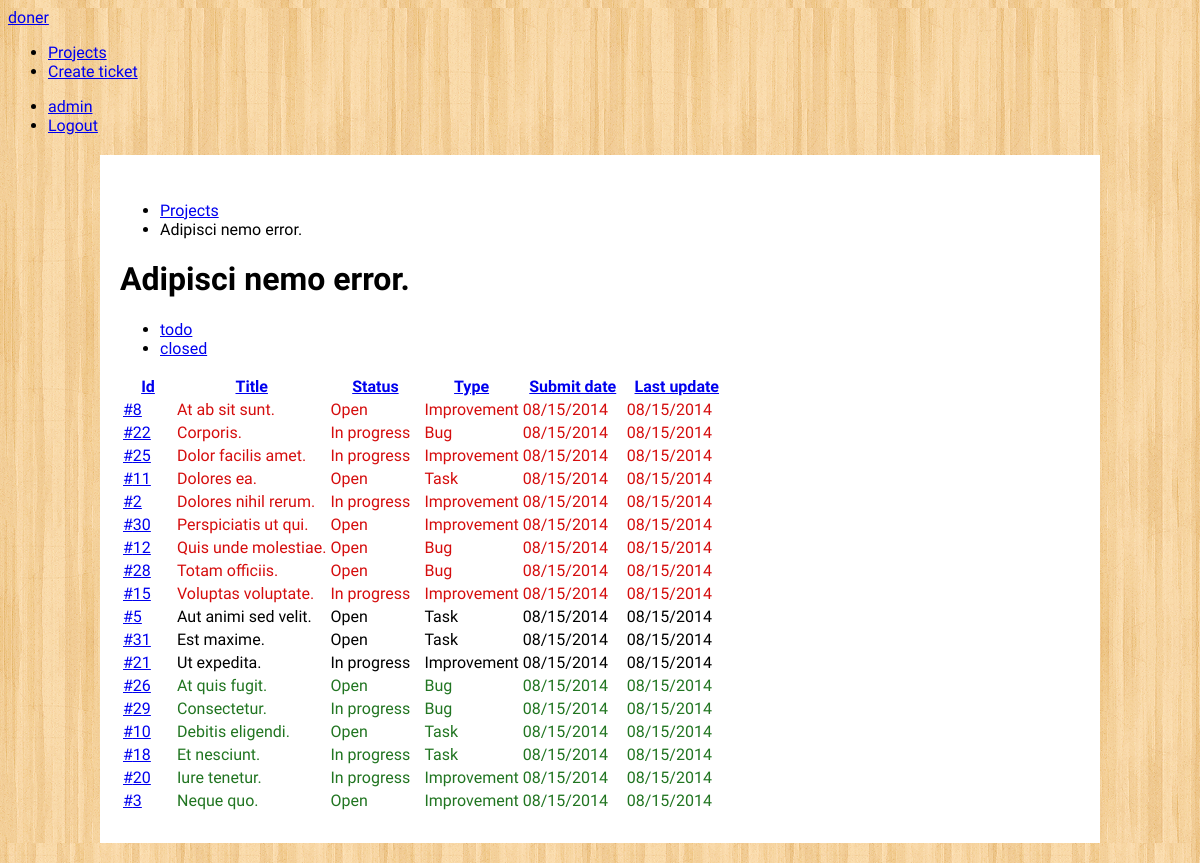
Before: /project/6/ (signed in) with the older database file.
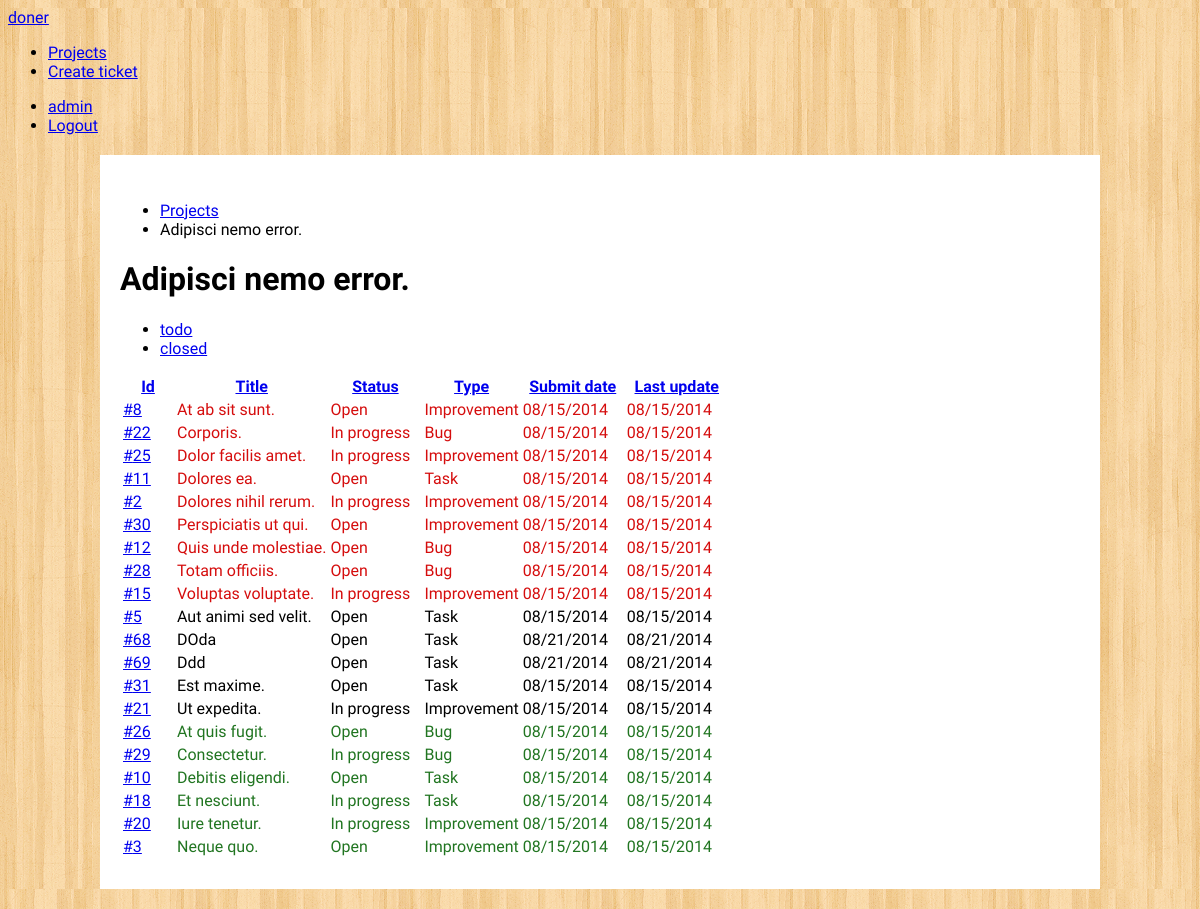
After: the same page with the newer database file.
### project/models.py (models this page shows, shortened)
class Project(models.Model):
    name = models.CharField(verbose_name=_('Name'), max_length=50)
    description = models.CharField(verbose_name=_('Description'), max_length=250, blank=True)
    is_private = models.BooleanField(verbose_name=_('Private'), default=False)
    created_date = models.DateTimeField(verbose_name=_('Created date'), auto_now_add=True)
    last_active = models.DateTimeField(auto_now_add=True)
    members = models.ManyToManyField(settings.AUTH_USER_MODEL, null=True, blank=True, related_name='project_members')
    members_number = models.IntegerField(default=0, editable=False)
    have_milestones = models.BooleanField(default=False, editable=False)
    class Meta:
        verbose_name = _('Project')
        verbose_name_plural = _('Projects')
        ordering = ('name',)
    def __unicode__(self):
        return u'%s' % self.name
    def get_absolute_url(self):
        return reverse('project', kwargs={'pk': self.pk})

class Ticket(models.Model):
    project = models.ForeignKey(Project, verbose_name=_('Project'))
    milestone = models.ForeignKey(Milestone, verbose_name=_('Milestone'), null=True, blank=True)
    title = models.CharField(verbose_name=_('Title'), max_length=100)
    description = models.TextField(verbose_name=_('Description'), blank=True)
    submitted_date = models.DateTimeField(verbose_name=_('Submited date'), auto_now_add=True)
    modified_date = models.DateTimeField(verbose_name=_('Modified date'), auto_now=True)
    submitter = models.ForeignKey(settings.AUTH_USER_MODEL, verbose_name=_('Submitter'), related_name='submitter')
    assigned_to = models.ForeignKey(settings.AUTH_USER_MODEL, verbose_name=_('Assigned to'), null=True, blank=True)
    status = models.IntegerField(verbose_name=_('Status'), default=1, choices=STATUS_CODES)
    priority = models.IntegerField(verbose_name=_('Priority'), default=2, choices=PRIORITY_CODES)
    ttype = models.IntegerField(verbose_name=_('Ticket type'), default=1, choices=TICKET_TYPES)
    attachments = models.ManyToManyField(Attachment, null=True, blank=True)
    class Meta:
        verbose_name = _('Ticket')
        verbose_name_plural = _('Tickets')
        ordering = ('priority', 'title')
    def get_absolute_url(self):
        return reverse('ticket', kwargs={'pk': self.pk})

### project/views.py (the view)
# urls.py: url(r'^project/(?P<pk>\d+)/$', Tickets.as_view(), name='project'),
class Tickets(ProjectView, ListView):
    model = Ticket
    template_name = 'project/tickets.html'
    ordering_fields = ('title', 'status', 'ttype', 'submitted_date', 'modified_date')
    def get_queryset(self):
        queryset = self.model.objects.filter(project__id=self.kwargs['pk'])
        filter_by = self.request.GET.get('filter')
        if filter_by and filter_by in ('closed'):
            queryset = queryset.filter(status=3)
        else:
            queryset = queryset.filter(status__lt=3)
        order = self.request.GET.get('order')
        if order in self.ordering_fields:
            queryset = queryset.order_by(order)
        return queryset
    def get_context_data(self, **kwargs):
        context = super(Tickets, self).get_context_data(**kwargs)
        context['filter'] = self.request.GET.get('filter')
        context['order'] = self.request.GET.get('order')
        context['project'] = Project.objects.get(pk=self.kwargs['pk'])
        return context

### project/access_control_views.py (called while the page is built)
    def get_project(self):
        if self.project:
            return
        model_instance = self.url_pk_related_model.objects.get(pk=self.kwargs['pk'])
        if isinstance(model_instance, Project):
            self.project = model_instance
        elif isinstance(model_instance, Ticket):
            self.project = model_instance.project
        elif isinstance(model_instance, Log):
            self.project = model_instance.ticket.project
        else:
            raise ValueError

    @method_decorator(login_required)
    def dispatch(self, *args, **kwargs):
        self.get_project()
        if self.project.is_private and not self.is_project_member():
            return render(self.request, 'access-denied.html')
        return super(ProjectView, self).dispatch(*args, **kwargs)

### project/templates/project/tickets.html (shortened to what this page needs)
{% extends "layouts/alpha.html" %}
{% load i18n %}
{% block nav %}
    <li><a href="{% url 'ticket-create' project.id %}" class="uk-button"> {% trans "Create ticket" %}</a></li>
{% endblock %}
{% block breadcrumb %}
<ul class="uk-breadcrumb">
    <li><a href="/">{% trans "Projects" %}</a></li>
    <li class="uk-active"><span>{{ project }}</span></li>
</ul>
{% endblock %}
{% block content %}
    <h1>{{ project }}</h1>
    <ul class="uk-subnav uk-subnav-pill">
        <li{% if not filter %} class="uk-active"{% endif %}><a href="{{ project.get_absolute_url }}">{% trans "todo" %}</a></li>
        <li{% if filter %} class="uk-active"{% endif %}><a href="?filter=closed">{% trans "closed" %}</a></li>
    </ul>
    <table class="uk-table uk-table-striped">
        <thead>
            <th style="width:50px"><a href="{{ project.get_absolute_url }}">Id</a></th>
            <th><a href="?order=title">{% trans "Title" %}</a></th>
            <th style="width:90px"><a href="?order=status">{% trans "Status" %}</a></th>
            <th style="width:90px"><a href="?order=ttype">{% trans "Type" %}</a></th>
            <th style="width:100px"><a href="?order=submitted_date">{% trans "Submit date" %}</a></th>
            <th style="width:100px"><a href="?order=modified_date">{% trans "Last update" %}</a></th>
        </thead>
        <tbody>
            {% for ticket in object_list %}
            <tr class="priority-{{ ticket.priority }}">
                <td>
                    <a href="{{ ticket.get_absolute_url }}">#{{ ticket.id }}</a>
                </td>
                <td>{{ ticket.title }}</td>
                <td>{{ ticket.get_status_display }}</td>
                <td>{{ ticket.get_ttype_display }}</td>
                <td>{{ ticket.submitted_date|date:'SHORT_DATE_FORMAT' }}</td>
                <td>{{ ticket.modified_date|date:'SHORT_DATE_FORMAT' }}</td>
            </tr>
            {% endfor %}
        </tbody>
    </table>
{% endblock %}

### doner/templates/layouts/alpha.html
{% extends "base.html" %}
{% block body %}
    <div class="uk-container-center">
        {% block breadcrumb %}{% endblock %}
        {% block content %}{% endblock %}
    </div>
{% endblock %}

### doner/templates/base.html (shortened to what this page needs)
{% load i18n %}
<!DOCTYPE html>
<html>
    <head>
        <link rel="stylesheet" type="text/css" href="http://cdnjs.cloudflare.com/ajax/libs/uikit/1.2.0/css/uikit.min.css">
        <link rel="stylesheet" type="text/css" href="http://cdnjs.cloudflare.com/ajax/libs/uikit/1.2.0/css/uikit.gradient.min.css">
    </head>
    <body>
        <nav class="uk-navbar">
            <a href="/" class="uk-navbar-brand">doner</a>
            <ul class="uk-navbar-nav">
                <li><a href="{% url 'projects' %}">{% trans "Projects" %}</a></li>
                {% block nav %}{% endblock %}
            </ul>
            <div class="uk-navbar-flip">
                <ul class="uk-navbar-nav">
                    {% if user.is_authenticated %}
                        <li><a href="#"> {{ user.username }}</a></li>
                        <li><a href="{% url 'logout' %}">{% trans "Logout" %}</a></li>
                    {% else %}
                        <li><a href="{% url 'login' %}?next={{ request.path }}"><i class="uk-icon-key"></i> {% trans "Login" %}</a></li>
                    {% endif %}
                </ul>
            </div>
        </nav>
        {% block body %}{% endblock %}
    </body>
</html>

### project/templates/project/tickets.html (style rules this page uses)
.priority-1 { color: #D50D0D; }
.priority-3 { color: #217521; }

Changed rows visible on the page:
added Ticket: id "68", title "DOda", status "Open", ttype "Task", submitted_date "08/21/2014", modified_date "08/21/2014", priority 2 (drawn)
added Ticket: id "69", title "Ddd", status "Open", ttype "Task", submitted_date "08/21/2014", modified_date "08/21/2014", priority 2 (drawn)
